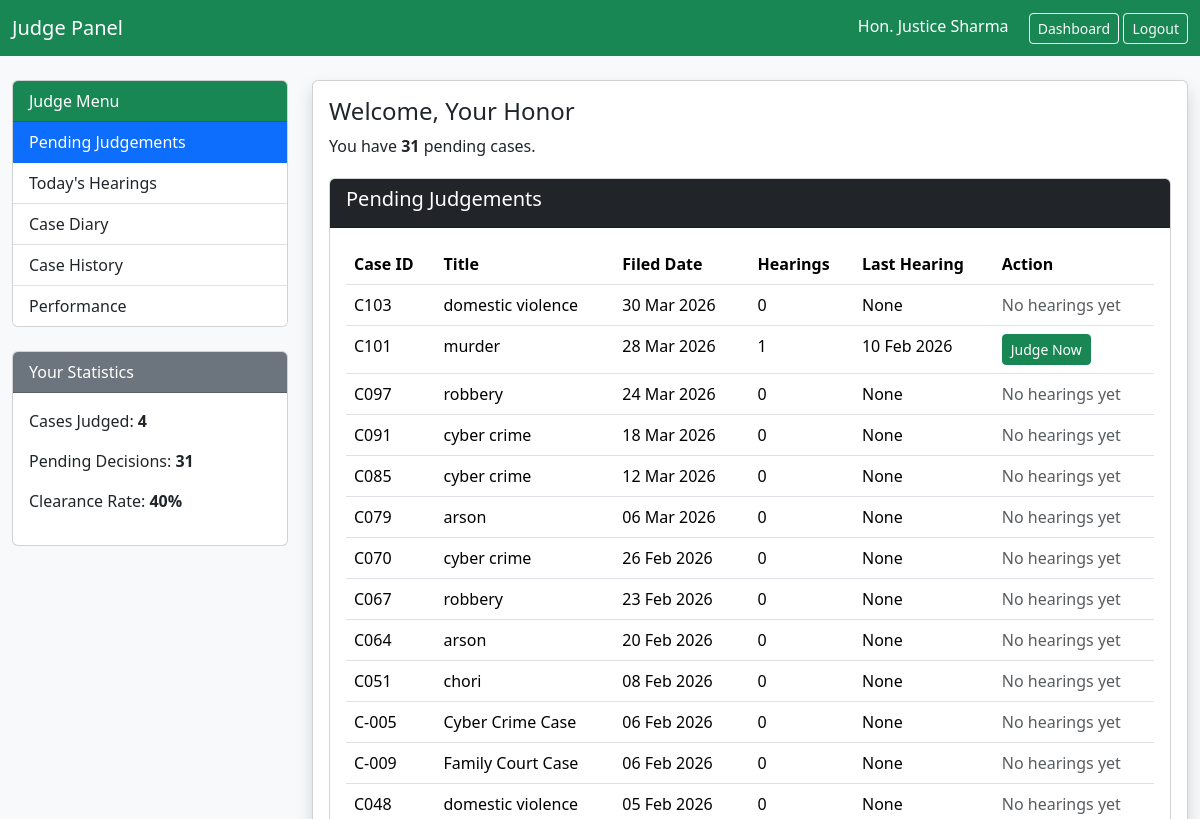
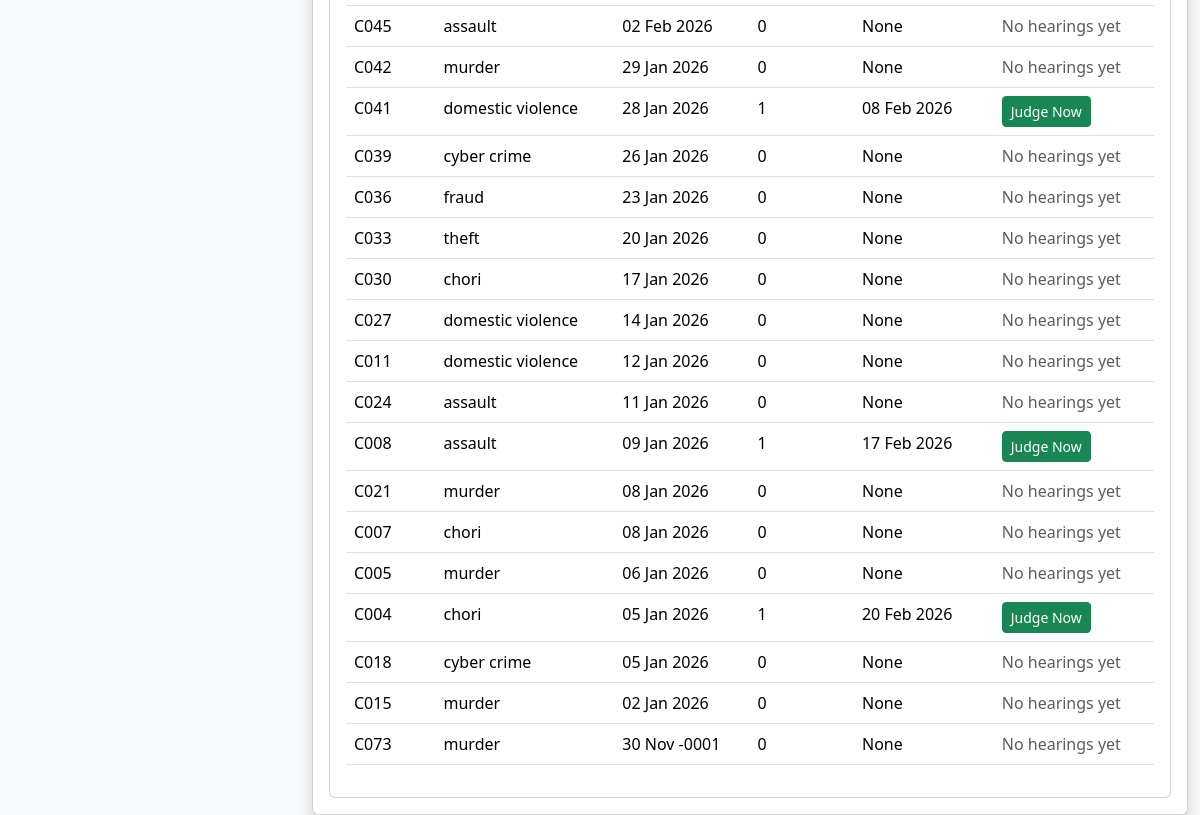
The app's page /judge_panel.php (signed in), older data (2 pictures, top to bottom).
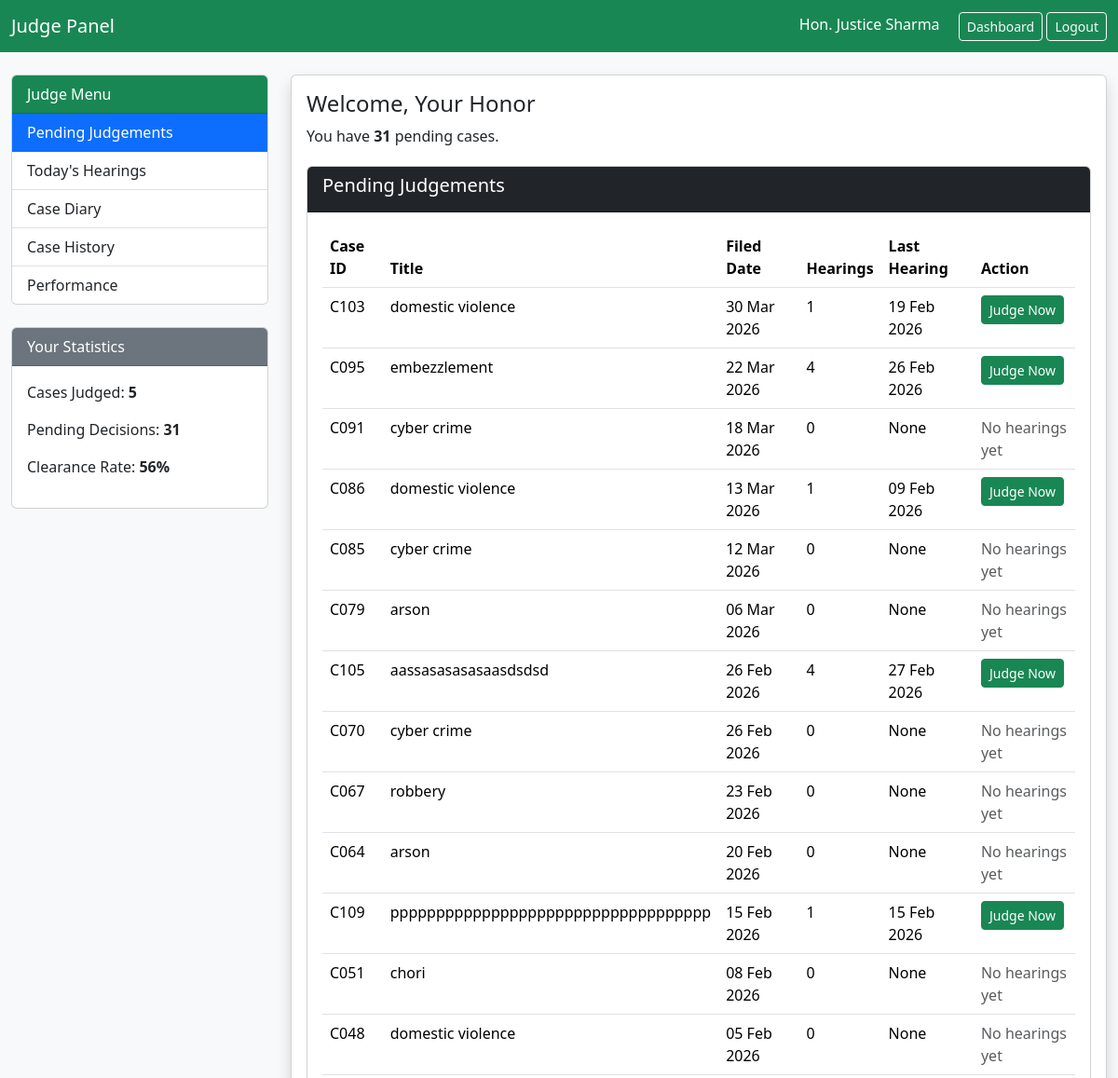
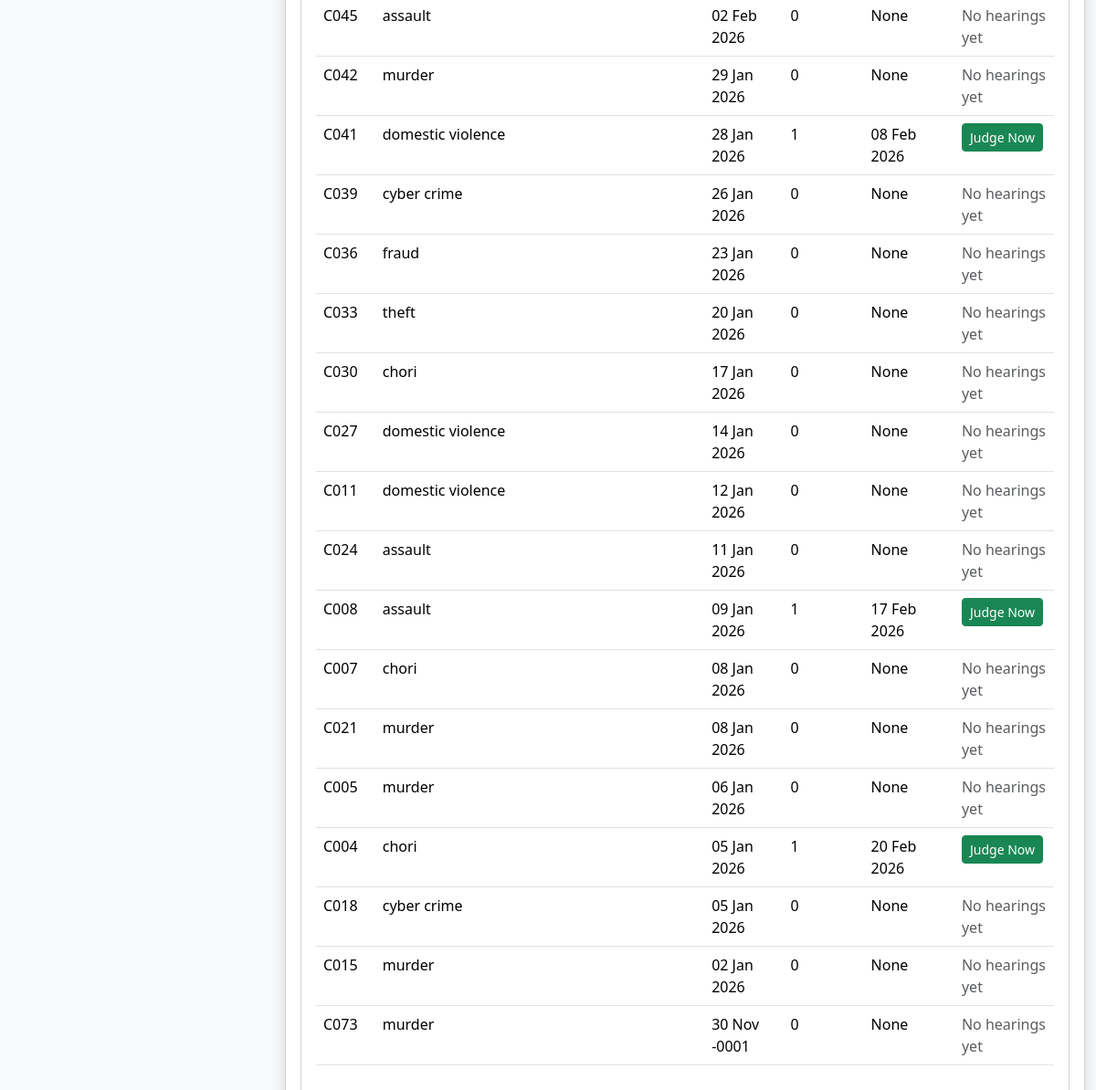
The same page, newer data (2 pictures, top to bottom).
### tables this page shows
CREATE TABLE `cases` (
  `case_id` varchar(10) NOT NULL,
  `title` varchar(255) DEFAULT NULL,
  `date_filed` date DEFAULT NULL,
  `status` enum('Open','Pending','Closed') DEFAULT 'Open',
  `judge_id` int(11) DEFAULT NULL,
  `lawyer_id` int(11) DEFAULT NULL,
  `created_by` int(11) DEFAULT NULL,
  `created_at` timestamp NOT NULL DEFAULT current_timestamp(),
  `updated_at` datetime DEFAULT NULL,
  `judgement_file` varchar(255) DEFAULT NULL
);

### judge_panel.php (shortened to what the changed rows need)
<?php
require_once("connect.php");
$judgeId = $_SESSION['user_id'];
$sql = "
SELECT c.*,
       COUNT(h.hearing_id) AS hearing_count,
       MAX(h.hearing_date) AS last_hearing
FROM cases c
LEFT JOIN hearings h ON c.case_id = h.case_id
LEFT JOIN judgements j ON c.case_id = j.case_id
WHERE c.judge_id = '$judgeId'
  AND c.status = 'Pending'
  AND j.case_id IS NULL
GROUP BY c.case_id
ORDER BY c.date_filed DESC
";
$result = mysqli_query($conn, $sql);
$r1 = mysqli_query($conn, "
    SELECT COUNT(*)
    FROM judgements j
    JOIN cases c ON j.case_id = c.case_id
    WHERE c.judge_id = '$judgeId'
");
$casesJudged = $r1 ? mysqli_fetch_row($r1)[0] : 0;
$r2 = mysqli_query($conn, "
    SELECT COUNT(*)
    FROM cases
    WHERE status='Closed'
      AND judge_id='$judgeId'
");
$totalClosed = $r2 ? mysqli_fetch_row($r2)[0] : 0;
$clearanceRate = ($totalClosed > 0)
    ? round(($casesJudged / $totalClosed) * 100)
    : 0;
?>
<!DOCTYPE html>
<html lang="en">
  <head>
    <link href="https://cdn.jsdelivr.net/npm/bootstrap@5.3.2/dist/css/bootstrap.min.css" rel="stylesheet">
    <link rel="stylesheet" href="https://cdn.jsdelivr.net/npm/bootstrap-icons@1.10.0/font/bootstrap-icons.css">
  </head>
  <body class="bg-light">
    <div class="container-fluid mt-4">
      <div class="row">
        <div class="col-lg-3">
          <div class="card">
            <div class="card-body">
              <p>Cases Judged: <strong> <?= $casesJudged ?> </strong>
              </p>
              <p>Clearance Rate: <strong> <?= $clearanceRate ?>% </strong>
              </p>
            </div>
          </div>
        </div>
        <div class="col-lg-9">
          <div class="card shadow">
            <div class="card-body">
              <div id="pending" class="section"> <?php include("partials/pending_cases.php"); ?> </div>
            </div>
          </div>
        </div>
      </div>
    </div>
  </body>
</html>

### partials/pending_cases.php (shortened to what the changed rows need)
<?php
$judgeId = $_SESSION['user_id'];
$pendingCasesArray = [];
$result = mysqli_query($conn, "
    SELECT c.*,
           COUNT(h.hearing_id) AS hearing_count,
           MAX(h.hearing_date) AS last_hearing
    FROM cases c
    LEFT JOIN hearings h ON c.case_id = h.case_id
    LEFT JOIN judgements j ON c.case_id = j.case_id
    WHERE c.status = 'Pending'
      AND c.judge_id = '$judgeId'
      AND j.case_id IS NULL
    GROUP BY c.case_id
    ORDER BY c.date_filed DESC
");
if($result){
    while($row = mysqli_fetch_assoc($result)){
        $pendingCasesArray[] = $row;
    }
} else {
    die("Query Error: " . mysqli_error($conn));
}
?> <?php if(count($pendingCasesArray) > 0): ?> <div class="card">
  <div class="card-body">
    <div class="table-responsive">
      <table class="table table-hover case-list">
        <thead>
          <tr>
            <th>Case ID</th>
            <th>Title</th>
            <th>Filed Date</th>
            <th>Hearings</th>
            <th>Last Hearing</th>
            <th>Action</th>
          </tr>
        </thead>
        <tbody> <?php foreach($pendingCasesArray as $case): ?> <tr>
            <td> <?= htmlspecialchars($case['case_id']) ?> </td>
            <td> <?= htmlspecialchars($case['title']) ?> </td>
            <td> <?= date('d M Y', strtotime($case['date_filed'])) ?> </td>
            <td> <?= $case['hearing_count'] ?> </td>
            <td> <?= ($case['last_hearing']) ? date('d M Y', strtotime($case['last_hearing'])) : 'None' ?> </td>
            <td> <?php if ($case['hearing_count'] > 0): ?> <a href="add_judgement.php?case_id=
								<?= urlencode($case['case_id']) ?>" class="btn btn-sm btn-success">
                <i class="bi bi-gavel"></i> Judge Now </a> <?php else: ?> <span class="text-muted">No hearings yet</span> <?php endif; ?> </td>
          </tr> <?php endforeach; ?> </tbody>
      </table>
    </div>
  </div>
</div> <?php else: ?> <p>No pending judgements.</p> <?php endif; ?>

Row changes from the older to the newer data that the page shows:
no longer on this page (row edited): cases: case_id "C101", title "murder", date_filed "28 Mar 2026", hearing_count "1", last_hearing "10 Feb 2026"
no longer on this page (row edited): cases: case_id "C097", title "robbery", date_filed "24 Mar 2026", hearing_count "0", shows "None", shows "No hearings yet"
removed cases: case_id "C-005", title "Cyber Crime Case", date_filed "06 Feb 2026", hearing_count "0", shows "None", shows "No hearings yet"
removed cases: case_id "C-009", title "Family Court Case", date_filed "06 Feb 2026", hearing_count "0", shows "None", shows "No hearings yet"
changed cases "30 Mar 2026": hearing_count "0" → "1"; last_hearing (not shown) → "19 Feb 2026"; text "None No hearings yet" → "Judge Now"
now on this page (row edited): cases: case_id "C095", title "embezzlement", date_filed "22 Mar 2026", hearing_count "4", last_hearing "26 Feb 2026"
now on this page (row edited): cases: case_id "C086", title "domestic violence", date_filed "13 Mar 2026", hearing_count "1", last_hearing "09 Feb 2026"
added cases: case_id "C105", title "aassasasasasaasdsdsd", date_filed "26 Feb 2026", hearing_count "4", last_hearing "27 Feb 2026"
added cases: case_id "C109", title "ppppppppppppppppppppppppppppppppppp", date_filed "15 Feb 2026", hearing_count "1", last_hearing "15 Feb 2026"
shown differently, row unchanged: cases "C007": moves up the list
Text that changed along with them:
$casesJudged: "4" → "5"
$clearanceRate: "40" → "56"
